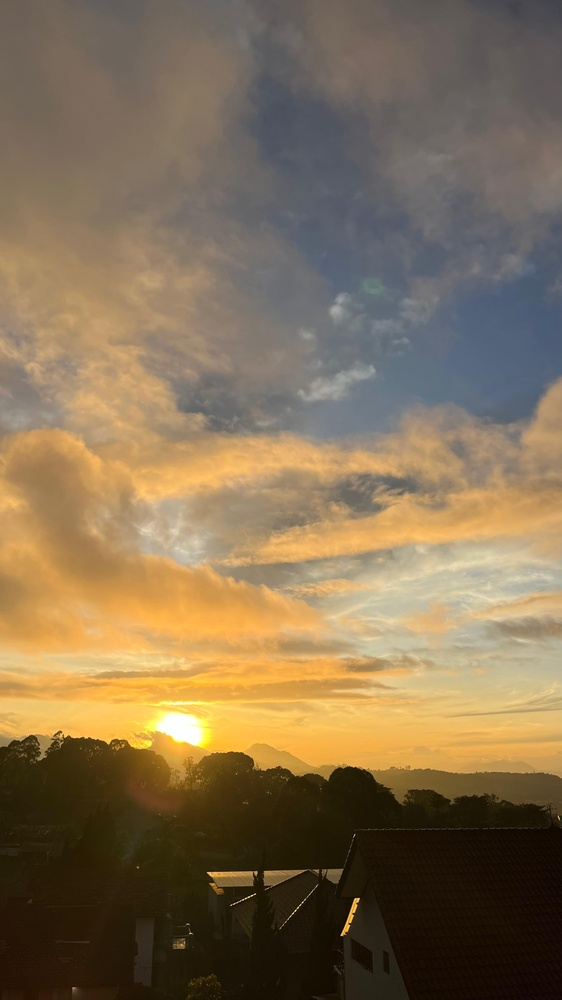
#> input picture UASCITRA/image.jpg, 562 x 1000 px, shrunk from 2268 x 4032 before the run, found by its file name
$ python knn.py
#> lines starting #> are read from the running program, lines starting #| are printed output that depends on the picture
import cv2
import numpy as np
import matplotlib.pyplot as plt
import os

# Fungsi untuk membaca gambar
def load_image(path):
    image = cv2.imread(path)
#> image is the input picture: shape (1000, 562, 3); mean B, G, R 82.8, 111.1, 130.8
    if image is None:
        raise FileNotFoundError(f"File tidak ditemukan di path: {path}")
    image = cv2.cvtColor(image, cv2.COLOR_BGR2RGB)  # Konversi ke format RGB
    return image

# Fungsi untuk inisialisasi titik data secara acak ke salah satu k cluster
def initialize_clusters(data, k):
#> called with data = array of shape (562000, 3), k = 7
    n_samples = data.shape[0]
#> n_samples = 562000
    labels = np.random.randint(0, k, n_samples)
    return labels

# Fungsi untuk menghitung pusat cluster
def calculate_centroids(data, labels, k):
    centroids = np.zeros((k, data.shape[1]))
    for i in range(k):
        points = data[labels == i]
        centroids[i] = points.mean(axis=0) if len(points) > 0 else np.random.rand(data.shape[1])
    return centroids

# Fungsi untuk segmentasi menggunakan K-Means dengan inisialisasi manual
def segment_image(image, k=3, max_iter=100):
    # Mengubah gambar menjadi array 2D di mana setiap baris adalah sebuah piksel
    data = image.reshape((-1, 3)).astype(np.float32)

    # Inisialisasi acak titik data ke cluster
    labels = initialize_clusters(data, k)

    # Ulangi hingga konvergen atau mencapai jumlah iterasi maksimal
    for iteration in range(max_iter):
        centroids = calculate_centroids(data, labels, k)
        new_labels = np.argmin(np.linalg.norm(data[:, np.newaxis] - centroids, axis=2), axis=1)

        if np.array_equal(new_labels, labels):
            break
        labels = new_labels

    # Konversi pusat cluster ke tipe uint8
    centroids = np.uint8(centroids)
#> centroids = [[226, 181, 109], [41, 30, 8], [112, 83, 36], [171, 143, 105], [108, 104, 102], [65, 48, 16], [26, 15, 3]]

    # Tetapkan label cluster ke piksel gambar
    segmented_image = centroids[labels.flatten()]
    segmented_image = segmented_image.reshape(image.shape)
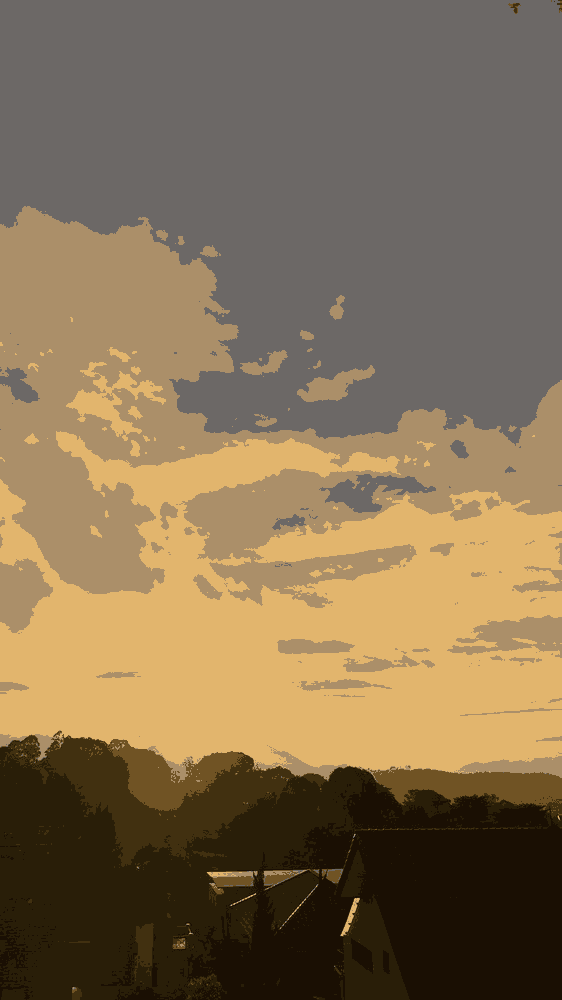
#> segmented_image: shape (1000, 562, 3); mean R, G, B 130.5, 110.8, 82.1

    return segmented_image

# Fungsi untuk menyimpan gambar hasil segmentasi
def save_image(path, image):
    image = cv2.cvtColor(image, cv2.COLOR_RGB2BGR)
    if not cv2.imwrite(path, image):
        raise IOError(f"Tidak dapat menyimpan gambar ke path: {path}")

# Main program
if __name__ == "__main__":
    input_path = "C:/PengolahanCitra_UAS/UASCITRA/image.jpg"  # Ganti dengan path gambar input Anda
    output_directory = "C:/PengolahanCitra_UAS/UASCITRA/Output/"  # Ganti dengan direktori untuk menyimpan gambar hasil

    if not os.path.exists(output_directory):
        os.makedirs(output_directory)

    output_path = os.path.join(output_directory, "output_image2.jpeg")  # Nama file output

    try:
        image = load_image(input_path)
    except FileNotFoundError as e:
        print(e)
        exit()

    k = 7  # Jumlah cluster
    segmented_image = segment_image(image, k)

    try:
        save_image(output_path, segmented_image)
    except IOError as e:
        print(e)
        exit()

    # Menampilkan gambar asli dan hasil segmentasi
    plt.figure(figsize=(10, 5))
    plt.subplot(1, 2, 1)
    plt.title('Original Image')
    plt.imshow(image)
    plt.subplot(1, 2, 2)
    plt.title('Segmented Image')
    plt.imshow(segmented_image)
    plt.show()
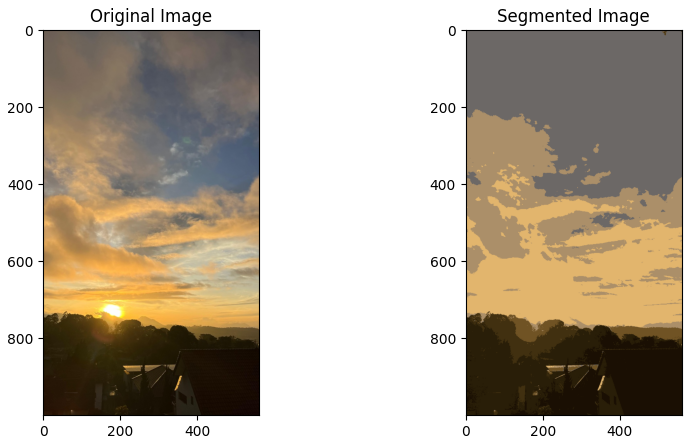
#> figure drawn by matplotlib, 2 panels
    print(f"Hasil segmentasi telah disimpan di: {output_path}")
